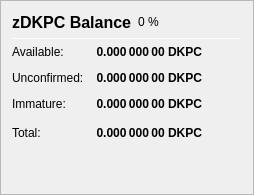
                   <widget class="QFrame" name="frame_ZerocoinBalances">
                    <property name="frameShape">
                     <enum>QFrame::StyledPanel</enum>
                    </property>
                    <property name="frameShadow">
                     <enum>QFrame::Raised</enum>
                    </property>
                    <layout class="QVBoxLayout" name="verticalLayout_7">
                     <item>
                      <layout class="QHBoxLayout" name="horizontalLayout_8" stretch="0">
                       <item>
                        <widget class="QLabel" name="label_5z_3">
                         <property name="minimumSize">
                          <size>
                           <width>0</width>
                           <height>20</height>
                          </size>
                         </property>
                         <property name="font">
                          <font>
                           <pointsize>12</pointsize>
                           <weight>75</weight>
                           <bold>true</bold>
                          </font>
                         </property>
                         <property name="text">
                          <string>zDKPC Balance</string>
                         </property>
                        </widget>
                       </item>
                       <item>
                        <widget class="QLabel" name="labelzDKPCPercent">
                         <property name="text">
                          <string notr="true">0 %</string>
                         </property>
                        </widget>
                       </item>
                       <item>
                        <spacer name="horizontalSpacer_11">
                         <property name="orientation">
                          <enum>Qt::Horizontal</enum>
                         </property>
                         <property name="sizeHint" stdset="0">
                          <size>
                           <width>40</width>
                           <height>20</height>
                          </size>
                         </property>
                        </spacer>
                       </item>
                      </layout>
                     </item>
                     <item>
                      <widget class="Line" name="line_ZerocoinBalance">
                       <property name="minimumSize">
                        <size>
                         <width>0</width>
                         <height>1</height>
                        </size>
                       </property>
                       <property name="maximumSize">
                        <size>
                         <width>16777215</width>
                         <height>1</height>
                        </size>
                       </property>
                       <property name="orientation">
                        <enum>Qt::Horizontal</enum>
                       </property>
                      </widget>
                     </item>
                     <item>
                      <layout class="QGridLayout" name="gridLayout_5">
                       <property name="spacing">
                        <number>12</number>
                       </property>
                       <item row="1" column="0">
                        <widget class="QLabel" name="labelzBalanceMatureText">
                         <property name="toolTip">
                          <string>Mature: more than 20 confirmation and more than 3 mints of the same denomination after it was minted.
These zDKPC are spendable.</string>
                         </property>
                         <property name="text">
                          <string>Available:</string>
                         </property>
                        </widget>
                       </item>
                       <item row="1" column="1">
                        <widget class="QLabel" name="labelzBalanceMature">
                         <property name="font">
                          <font>
                           <weight>75</weight>
                           <bold>true</bold>
                          </font>
                         </property>
                         <property name="toolTip">
                          <string>Mature: more than 20 confirmation and more than 3 mints of the same denomination after it was minted.
These zDKPC are spendable.</string>
                         </property>
                         <property name="text">
                          <string notr="true">0.000 000 00 DKPC</string>
                         </property>
                         <property name="alignment">
                          <set>Qt::AlignRight|Qt::AlignTrailing|Qt::AlignVCenter</set>
                         </property>
                        </widget>
                       </item>
                       <item row="2" column="0">
                        <widget class="QLabel" name="labelzBalanceUnconfirmedText">
                         <property name="toolTip">
                          <string>Unconfirmed: less than 20 confirmations
Immature: confirmed, but less than 3 mints of the same denomination after it was minted</string>
                         </property>
                         <property name="text">
                          <string>Unconfirmed:</string>
                         </property>
                        </widget>
                       </item>
                       <item row="2" column="1">
                        <widget class="QLabel" name="labelzBalanceUnconfirmed">
                         <property name="font">
                          <font>
                           <weight>75</weight>
                           <bold>true</bold>
                          </font>
                         </property>
                         <property name="toolTip">
                          <string>Unconfirmed: less than 20 confirmations
Immature: confirmed, but less than 3 mints of the same denomination after it was minted</string>
                         </property>
                         <property name="text">
                          <string notr="true">0.000 000 00 DKPC</string>
                         </property>
                         <property name="alignment">
                          <set>Qt::AlignRight|Qt::AlignTrailing|Qt::AlignVCenter</set>
                         </property>
                        </widget>
                       </item>
                       <item row="3" column="0">
                        <widget class="QLabel" name="labelzBalanceImmatureText">
                         <property name="toolTip">
                          <string>Unconfirmed: less than 20 confirmations
Immature: confirmed, but less than 3 mints of the same denomination after it was minted</string>
                         </property>
                         <property name="text">
                          <string>Immature:</string>
                         </property>
                        </widget>
                       </item>
                       <item row="3" column="1">
                        <widget class="QLabel" name="labelzBalanceImmature">
                         <property name="font">
                          <font>
                           <weight>75</weight>
                           <bold>true</bold>
                          </font>
                         </property>
                         <property name="toolTip">
                          <string>Unconfirmed: less than 20 confirmations
Immature: confirmed, but less than 3 mints of the same denomination after it was minted</string>
                         </property>
                         <property name="text">
                          <string notr="true">0.000 000 00 DKPC</string>
                         </property>
                         <property name="alignment">
                          <set>Qt::AlignRight|Qt::AlignTrailing|Qt::AlignVCenter</set>
                         </property>
                        </widget>
                       </item>
                       <item row="4" column="0">
                        <widget class="QLabel" name="labelzBalanceText">
                         <property name="toolTip">
                          <string>Your current zDKPC balance, unconfirmed and immature zDKPC included.</string>
                         </property>
                         <property name="text">
                          <string>Total:</string>
                         </property>
                        </widget>
                       </item>
                       <item row="4" column="1">
                        <widget class="QLabel" name="labelzBalance">
                         <property name="font">
                          <font>
                           <weight>75</weight>
                           <bold>true</bold>
                          </font>
                         </property>
                         <property name="cursor">
                          <cursorShape>IBeamCursor</cursorShape>
                         </property>
                         <property name="toolTip">
                          <string>Your current zDKPC balance, unconfirmed and immature zDKPC included.</string>
                         </property>
                         <property name="text">
                          <string notr="true">0.000 000 00 DKPC</string>
                         </property>
                         <property name="alignment">
                          <set>Qt::AlignRight|Qt::AlignTrailing|Qt::AlignVCenter</set>
                         </property>
                         <property name="textInteractionFlags">
                          <set>Qt::LinksAccessibleByMouse|Qt::TextSelectableByKeyboard|Qt::TextSelectableByMouse</set>
                         </property>
                        </widget>
                       </item>
                       <item row="4" column="2">
                        <spacer name="horizontalSpacer_4">
                         <property name="orientation">
                          <enum>Qt::Horizontal</enum>
                         </property>
                         <property name="sizeHint" stdset="0">
                          <size>
                           <width>40</width>
                           <height>20</height>
                          </size>
                         </property>
                        </spacer>
                       </item>
                      </layout>
                     </item>
                     <item>
                      <spacer name="verticalSpacer_4">
                       <property name="orientation">
                        <enum>Qt::Vertical</enum>
                       </property>
                       <property name="sizeHint" stdset="0">
                        <size>
                         <width>20</width>
                         <height>40</height>
                        </size>
                       </property>
                      </spacer>
                     </item>
                    </layout>
                   </widget>
